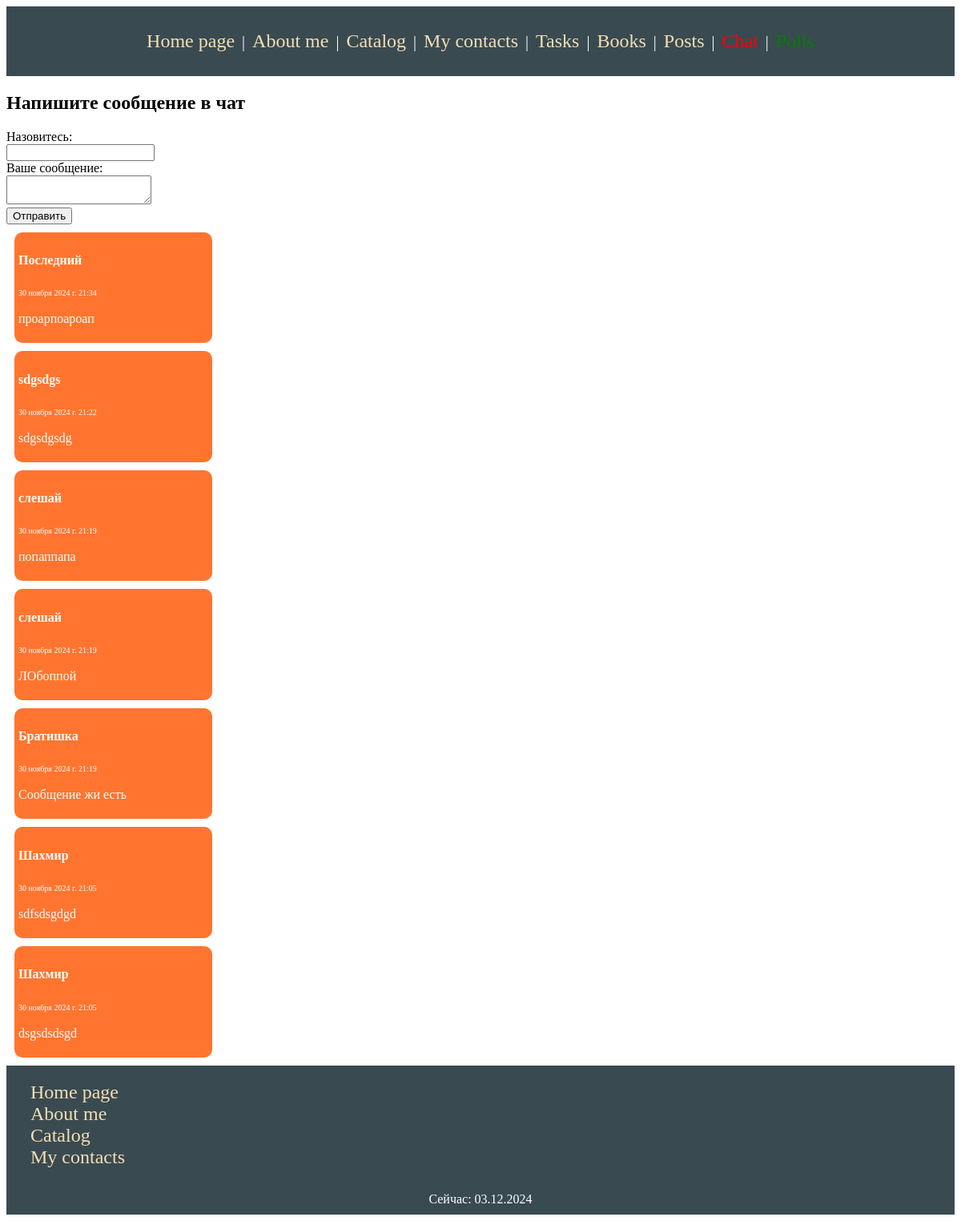
Page /chat/ on the earlier database version.
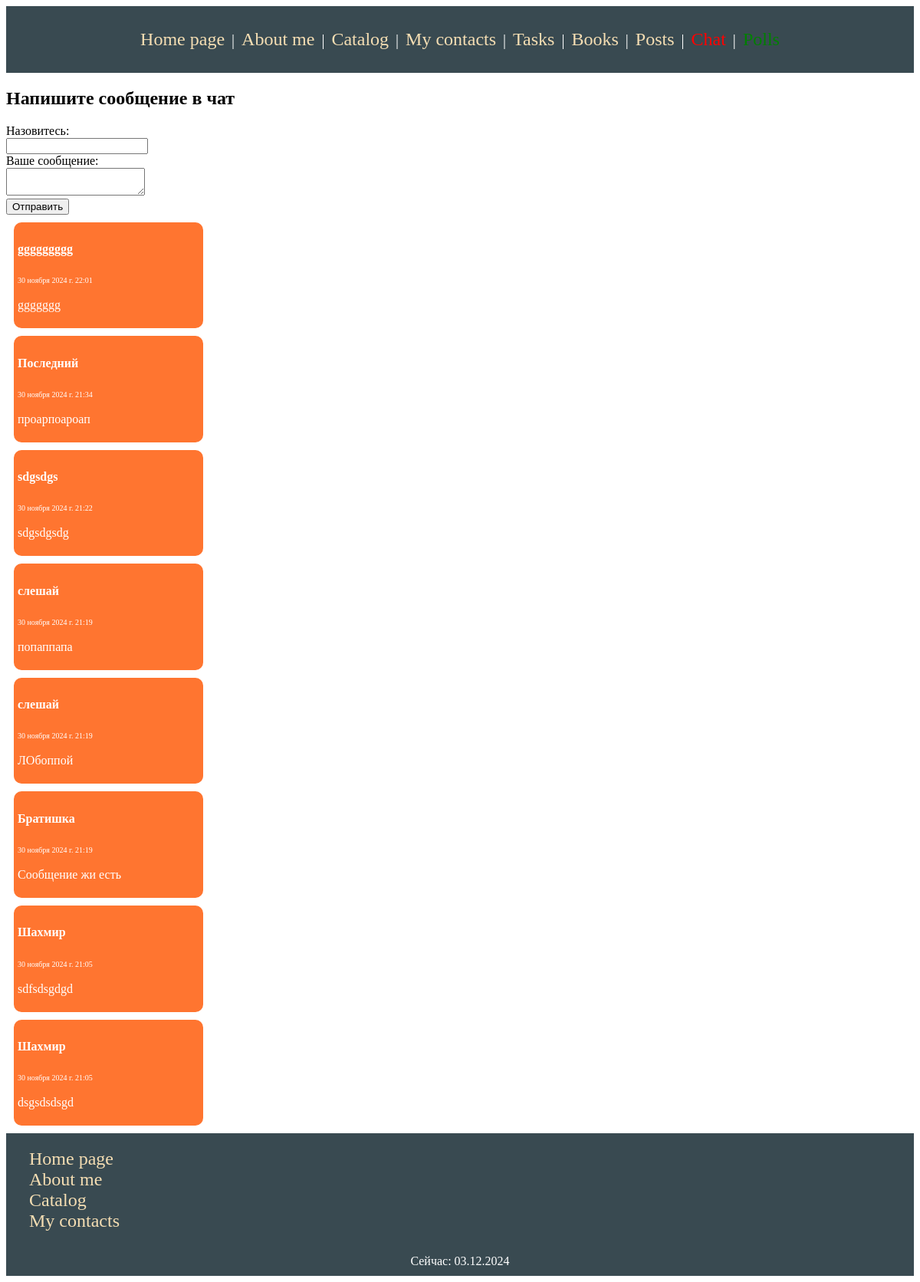
Same page on the later database version.
### block/models/message.py (models this page shows)
class Message(models.Model):
    author = models.OneToOneField(Author, on_delete= models.CASCADE, primary_key=True)
    content = models.TextField(max_length=1024, validators=[MinLengthValidator(10)])
    create_at = models.DateTimeField(auto_now_add=True)

class Author(models.Model):
    author = models.CharField(max_length=25, validators=[MinLengthValidator(3)])

### block/views.py (the view)
# urls.py: path('chat/', views.chat, name='chat'),
def chat(request):
    chat = Message.objects.all().order_by('-create_at')
    aut = Author.objects.all()
    if request.method == 'POST':
        author = Author.objects.create(author=request.POST.get('author'))
        mess = Message(content=request.POST.get('content'))
        author.message = mess
        author.message.save()
        return HttpResponseRedirect('/chat')
    else:
        return render(request, 'Message/chat.html', {'chat': chat, 'aut': aut, 'my_date': datetime.now()})

### block/templates/Message/chat.html (shortened to what this page needs)
{% extends "base.html" %}
{% block content %}
<h2>Напишите сообщение в чат</h2>
<form method="POST">
    <label>Назовитесь:</label><br>
    <input type="text" name="author"/><br>
    <label>Ваше сообщение:</label><br>
    <textarea name="content"></textarea><br>
    <input type="submit" value="Отправить" /><br>
</form>
<div class="chat">
{% if chat.count > 0 %}
{% for user in chat %}
<div class="chat_post">
    <h4 class="chat_post_aut">{{ user.author.author }}</h4>
    <span class="chat_post_date" style="font-size: 10px">{{ user.create_at }}</span>
    <p class="chat_post_text">{{ user.content }}</p>
</div>
{% endfor %}
{% else %}
    <h2>Сообщений в чате пока что нет</h2>
{% endif %}
</div>
{% endblock content %}

Differences in the rows shown:
added Message: author.author "ggggggggg", create_at "30 ноября 2024 г. 22:01", content "ggggggg"
